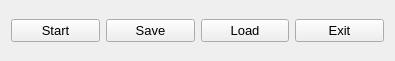
   <widget class="QWidget" name="horizontalLayoutWidget">
    <property name="geometry">
     <rect>
      <x>150</x>
      <y>530</y>
      <width>395</width>
      <height>61</height>
     </rect>
    </property>
    <layout class="QHBoxLayout" name="horizontalLayout">
     <item>
      <widget class="QPushButton" name="pb_start">
       <property name="font">
        <font>
         <pointsize>10</pointsize>
        </font>
       </property>
       <property name="autoFillBackground">
        <bool>false</bool>
       </property>
       <property name="text">
        <string>Start</string>
       </property>
       <property name="checkable">
        <bool>false</bool>
       </property>
       <property name="autoDefault">
        <bool>false</bool>
       </property>
       <property name="default">
        <bool>false</bool>
       </property>
       <property name="flat">
        <bool>false</bool>
       </property>
      </widget>
     </item>
     <item>
      <widget class="QPushButton" name="pb_save">
       <property name="font">
        <font>
         <pointsize>10</pointsize>
        </font>
       </property>
       <property name="text">
        <string>Save</string>
       </property>
      </widget>
     </item>
     <item>
      <widget class="QPushButton" name="pb_load">
       <property name="font">
        <font>
         <pointsize>10</pointsize>
        </font>
       </property>
       <property name="text">
        <string>Load</string>
       </property>
      </widget>
     </item>
     <item>
      <widget class="QPushButton" name="pb_exit">
       <property name="font">
        <font>
         <pointsize>10</pointsize>
        </font>
       </property>
       <property name="text">
        <string>Exit</string>
       </property>
      </widget>
     </item>
    </layout>
   </widget>
